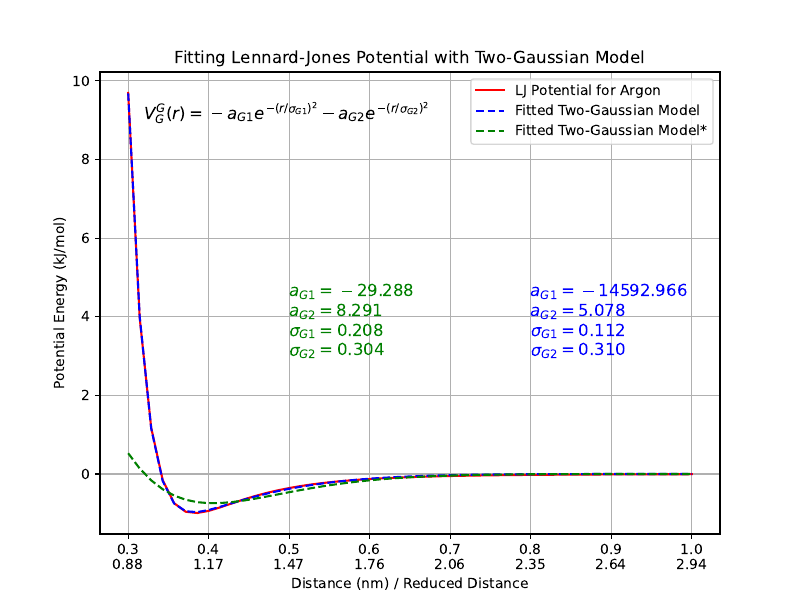

This chart was generated by the following Python code:
import numpy as np
import matplotlib.pyplot as plt
from scipy.optimize import curve_fit

# Lennard-Jones potential for Argon
def lj_potential(r, epsilon, sigma):
    return 4 * epsilon * ((sigma / r) ** 12 - (sigma / r) ** 6)

# Two-Gaussian model
def two_gaussian(r, a_G1, a_G2, sigma_G1, sigma_G2):
    return -a_G1 * np.exp(-(r / sigma_G1) ** 2) - a_G2 * np.exp(-(r / sigma_G2) ** 2)

# Parameters for Argon LJ potential
sigma_Ar = 0.3405  # nm
epsilon_Ar = 0.996  # kJ/mol

# Generate data for LJ potential
r_Ar = np.linspace(0.3, 1.0, 50)
V_Ar = lj_potential(r_Ar, epsilon_Ar, sigma_Ar)

# Fit the LJ potential with the two-Gaussian model
popt, pcov = curve_fit(two_gaussian, r_Ar, V_Ar, p0=(-29.288, 8.291, 0.208, 0.304),maxfev=5000)

# Plot the data and the fitted curve
plt.figure(figsize=(8, 6))
plt.plot(r_Ar, V_Ar, 'r-', label='LJ Potential for Argon')
plt.plot(r_Ar, two_gaussian(r_Ar, *popt), 'b--', label='Fitted Two-Gaussian Model')
plt.plot(r_Ar, two_gaussian(r_Ar, -29.288, 8.291, 0.208, 0.304), 'g--', label='Fitted Two-Gaussian Model*')
plt.title('Fitting Lennard-Jones Potential with Two-Gaussian Model')
plt.ylabel('Potential Energy (kJ/mol)')
plt.legend()

# Add labels for fitted parameters
plt.text(0.8, 4.5, rf'$a_{{G1}} = {popt[0]:.3f}$', fontsize=12, color='blue')
plt.text(0.8, 4, rf'$a_{{G2}} = {popt[1]:.3f}$', fontsize=12, color='blue')
plt.text(0.8, 3.5, rf'$\sigma_{{G1}} = {popt[2]:.3f}$', fontsize=12, color='blue')
plt.text(0.8, 3, rf'$\sigma_{{G2}} = {popt[3]:.3f}$', fontsize=12, color='blue')


# Add labels for fitted parameters
popt0=(-29.288, 8.291, 0.208, 0.304)
plt.text(0.5, 4.5, rf'$a_{{G1}} = {popt0[0]:.3f}$', fontsize=12, color='green')
plt.text(0.5, 4, rf'$a_{{G2}} = {popt0[1]:.3f}$', fontsize=12, color='green')
plt.text(0.5, 3.5, rf'$\sigma_{{G1}} = {popt0[2]:.3f}$', fontsize=12, color='green')
plt.text(0.5, 3, rf'$\sigma_{{G2}} = {popt0[3]:.3f}$', fontsize=12, color='green')


plt.text(0.32, 9, r'$V_G^G(r) = -a_{G1} e^{-(r/\sigma_{G1})^2} - a_{G2} e^{-(r/\sigma_{G2})^2}$', fontsize=12, color='black')


# Modify x-axis labels to include reduced units in another row
plt.xticks(np.arange(0.3, 1.1, 0.1), [f"{d:.1f}\n{d/0.3405:.2f}" for d in np.arange(0.3, 1.1, 0.1)])
plt.xlabel('Distance (nm) / Reduced Distance')

plt.grid(True)
plt.savefig('fit.pdf')

# Print the fitted parameters
print("Fitted Parameters:")
print("a_G1 =", popt[0])
print("a_G2 =", popt[1])
print("sigma_G1 =", popt[2])
print("sigma_G2 =", popt[3])


